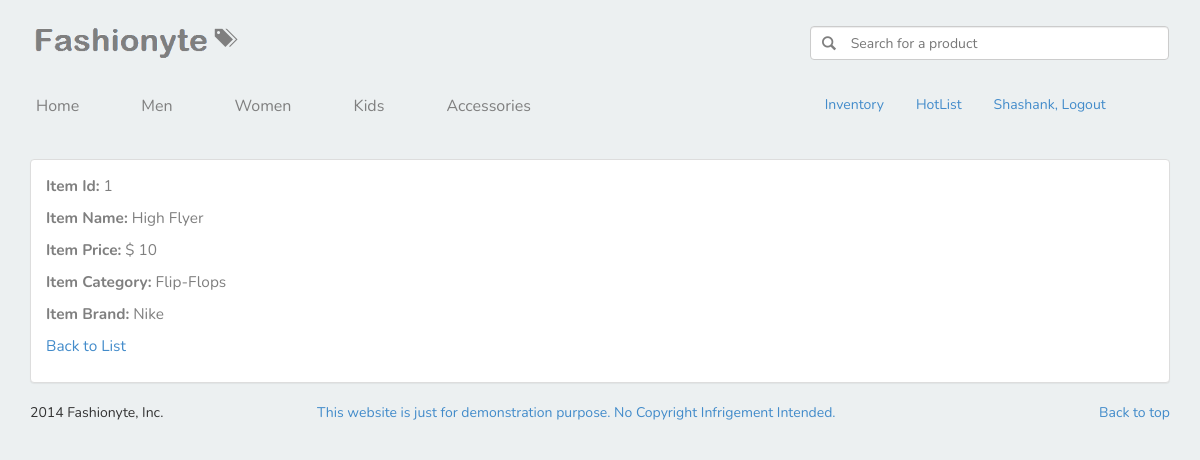
Screenshot of /admin-inventory-show.php?id=1 (signed in) with the database file from the repository.
### tables this page shows
CREATE TABLE IF NOT EXISTS `Items` (
  `id` INT NOT NULL AUTO_INCREMENT,
  `name` VARCHAR(45) NULL,
  `description` TEXT(1000) NULL,
  `price` FLOAT NULL,
  `added_at` DATETIME NOT NULL,
  `Categories_id` INT NOT NULL,
  `gender` VARCHAR(45) NULL,
  `Brands_id` INT NOT NULL,
  PRIMARY KEY (`id`, `Categories_id`, `Brands_id`),
  INDEX `fk_Items_Categories1_idx` (`Categories_id` ASC),
  INDEX `fk_Items_Brands1_idx` (`Brands_id` ASC),
  CONSTRAINT `fk_Items_Categories1`
    FOREIGN KEY (`Categories_id`)
    REFERENCES `Categories` (`id`)
    ON DELETE NO ACTION
    ON UPDATE NO ACTION,
  CONSTRAINT `fk_Items_Brands1`
    FOREIGN KEY (`Brands_id`)
    REFERENCES `Brands` (`id`)
    ON DELETE NO ACTION
    ON UPDATE NO ACTION);

CREATE TABLE IF NOT EXISTS `Categories` (
  `id` INT NOT NULL AUTO_INCREMENT,
  `name` VARCHAR(45) NULL,
  PRIMARY KEY (`id`));

CREATE TABLE IF NOT EXISTS `Brands` (
  `id` INT NOT NULL AUTO_INCREMENT,
  `name` VARCHAR(45) NULL,
  PRIMARY KEY (`id`));

### admin-inventory-show.php (the view, shortened to what this page needs)
<?php
$item_id = $_GET["id"];
$query = "
SELECT A.id, A.name as Name, A.price as Price, B.name as Category, C.name as Brand
FROM shopping.Items as A,
	shopping.Categories as B,
	shopping.Brands as C
WHERE A.Categories_id = B.id
AND   A.Brands_id = C.id
AND   A.id = ".$item_id.";
";
$result = mysql_query($query) or die('Submit Failed.  Return to <a href="main.php">Main</a>.  ');
$row = mysql_fetch_row($result);
?>
<!DOCTYPE html>
<html lang="en">
	<head>
	</head>
	<body>
		<?php include "layout-header.php" ?>
		<div class="container">
			<div class="starter-template">
				<div class="panel panel-default">
					<div class="panel-body">
						<p>
							<strong>Item Id:</strong>
							<?php echo $row[0] ?>
						</p>
						<p>
							<strong>Item Name:</strong>
							<?php echo $row[1] ?>
						</p>
						<p>
							<strong>Item Price:</strong>
							$
							<?php echo $row[2] ?>
						</p>
						<p>
							<strong>Item Category:</strong>
							<?php echo $row[3] ?>
						</p>
						<p>
							<strong>Item Brand:</strong>
							<?php echo $row[4] ?>
						</p>
						<p>
							<a href="admin-inventory-list.php">Back to List</a>
						</p>
					</div>
				</div>
			</div>
		</div>
	</body>
</html>

### css/custom.css (style rules this page uses)
body { font-family: 'Nunito', sans-serif; background-color: #ECF0F1; }
.panel-body { color:#7F7F7F; font-size: 1.1em; }

### rows the page displays
items: id "1", name "High Flyer", price "10", Categories.name "Flip-Flops", Brands.name "Nike"

### other values shown
$_SESSION['user_fname'] "Shashank"
